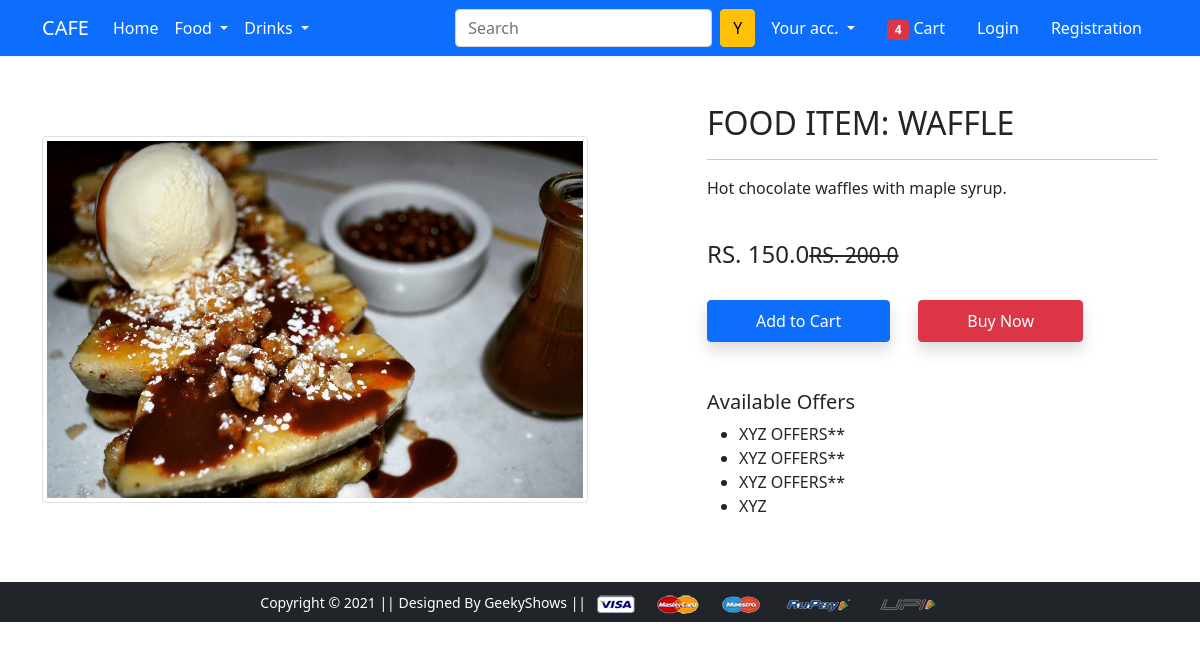
Page /product-detail/20 on the committed database.
### app/models.py (models this page shows)
class Product(models.Model):
    title = models.CharField(max_length=100)
    selling_price = models.FloatField()
    discounted_price = models.FloatField()
    description = models.TextField()
    brand = models.CharField(max_length=100)
    category = models.CharField( choices=CATEGORY_CHOICES, max_length=2)
    product_image = models.ImageField(upload_to='producting')

### app/views.py (the view)
# urls.py: path('product-detail/<int:pk>', views.ProductDetailView.as_view(), name='product-detail'),
class ProductDetailView(View):
     def get(self, request, pk):
         product = Product.objects.get(pk=pk)
         return render(request, 'app/productdetail.html', {'product':product})

### app/templates/app/productdetail.html (shortened to what this page needs)
{% extends 'app/base.html' %}
{% load static %}
{% block main-content %}
<div class="container my-5">
 <div class="row">
  <div class="col-sm-6 text-center align-self-center">
   <img src="{{product.product_image.url}}" alt="" class="img-fluid img-thumbnail">
  </div>
  <div class="col-sm-5 offset-sm-1">
   <h2>FOOD ITEM: {{product.title}}</h2>
   <hr>
   <p>{{product.description}}</p> <br>
   <h4>RS. {{product.discounted_price}}<small class="fw-light text-decoration-line-through">RS. {{product.selling_price}}</small></h4> <br>
   <a href="{% url 'add-to-cart' %}" class="btn btn-primary shadow px-5 py-2">Add to Cart</a>
   <a href="{% url 'buy-now' %}" class="btn btn-danger shadow px-5 py-2 ms-4">Buy Now</a>
   <h5 class="mt-5">Available Offers</h5>
   <ul>
    <li>XYZ OFFERS**</li>
    <li>XYZ OFFERS**</li>
    <li>XYZ OFFERS**</li>
    <li>XYZ</li>
   </ul>
  </div>
 </div>
</div>
{% endblock main-content %}

### rows in the picture
Product: product_image (picture), title "WAFFLE", description "Hot chocolate waffles with maple syrup.", discounted_price "150.0", selling_price "200.0"
